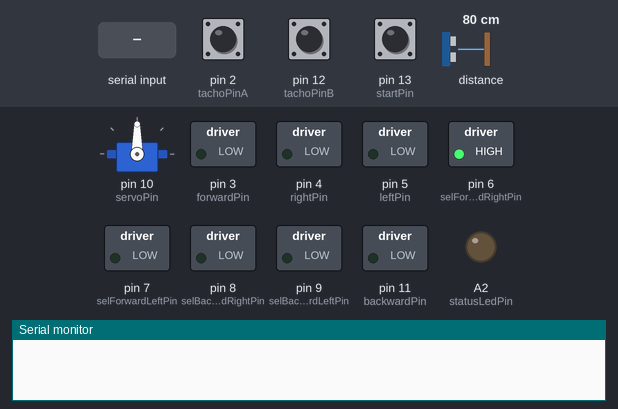
This sketch was run on a simulated Arduino Uno, built with avr-gcc and run on an emulated ATmega328P. Shown: servo, switched loads named in the sketch (green lamp = pin HIGH), output pins drawn as LEDs (lit = HIGH), the last lines printed to the serial monitor. Dashed ring = blinking. Inputs (shaded band) come from the test bench; at power-on: pin 13 (startPin) HIGH, pin 2 (tachoPinA) HIGH, pin 12 (tachoPinB) HIGH, distance to the obstacle 80 cm.

Above: at 0.04 s.
1.3 s: "<90,45,200>" received over Serial
At 2.43 s:
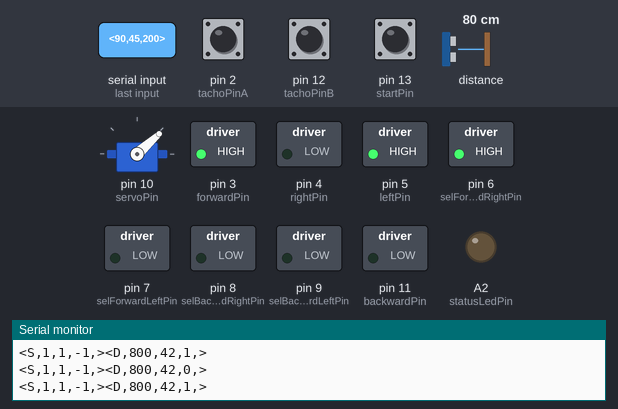
4.3 s: "<30,150,10>" received over Serial
At 5.44 s:
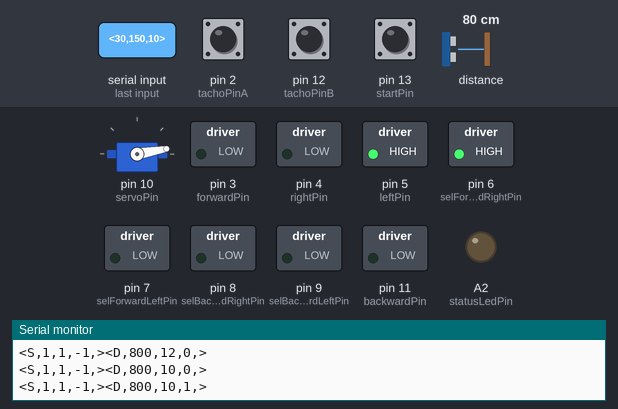
7.3 s: "<90>" received over Serial
At 7.9 s:
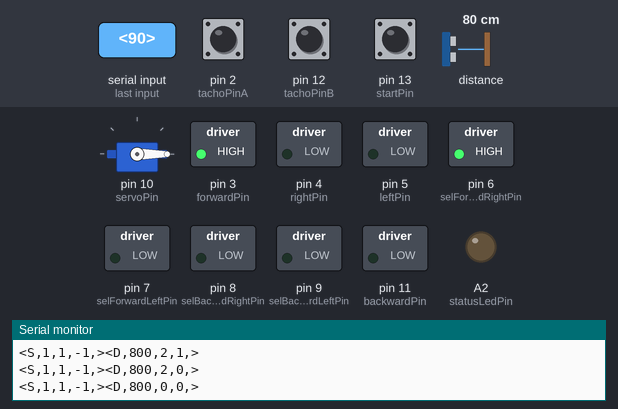
10.3 s: "<30,150,10,200>" received over Serial
At 12.74 s:
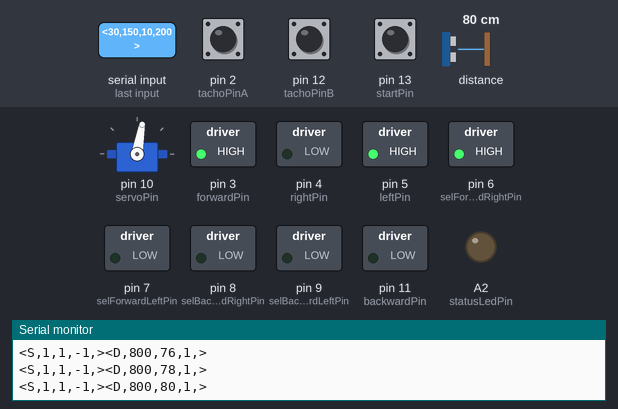
13.3 s: "<0>" received over Serial
16.3 s: pin 13 (startPin) pulled LOW for 3.2 s
Timing chart, 0 to 23.5 s (numbered marks = the images above; inputs shaded):
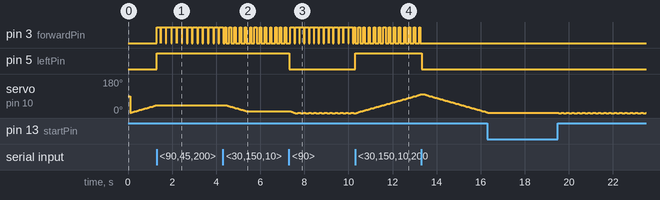

Measured:
- after the input at 1.3 s, pin 3 (forwardPin): alternates HIGH for 0.19 s and LOW for 0.05 s, starting at once; pin 5 (leftPin): LOW → HIGH at once; servo on pin 10 (servoPin): stays 42° (without the input it goes to 44° after 0.05 s)
- after the input at 4.3 s, servo on pin 10 (servoPin): moves from 42° to 10° over 0.91 s, starting after 0.15 s
- after the input at 7.3 s, pin 5 (leftPin): HIGH → LOW at once
- after the input at 10.3 s, pin 5 (leftPin): LOW → HIGH at once
- after the input at 13.3 s, pin 3 (forwardPin): stops changing and stays LOW; pin 5 (leftPin): HIGH → LOW at once

The sketch:

car_control.ino
```cpp
/*
 *
 *
 * ” Car control”
 * Implementerad på en Arduino Uno
 * Utveckla en app som autonomt kan köra en liten 4hjulig bil i ett rum och undvika alla hinder
 * i dess väg, samt att kunna köra en rundbana känna igen banan och optimera kommande varv på banan.
 * Fas 1: att genom kommandon över bluetooth starta stoppa backa och styra höger eller
 * vänster med variabel hastighet och variabelt styrutslag.
 * Fas 2: Integrera avståndssensorer(1-6) i kontrolloopen så bilen stannar eller väjer för hinder.
 * Fas 3: Integrera kompass och tachometer så att riktning och disans loggas
 * Fas 5: Integrera en 2:a processor med större beräkningskapacitet och minne.
 * Fas 6: Utveckla algoritmer för att välja väg baserat på Robot SM:s regler för
 * Folkrace Standard max vikt 1000 gram storlek bredd x längd x höjd 150 x 200 x 150
 * ej (1:87 1000 30 x 276 x 52* )
 * Roboten skall kunna ta sig runt banan på mindre än 3 minuter.
 * Banans underlag är mestadels matt svart. Sargerna är vita och c:a 80% av klassens maxhöjd.
 * Banans bredd varierar, men är håller generellt en bredd på 5*(klassens bredd). Dock alltid
 * minst 3*(klassens bredd).Banan kan ha enklare hinder, t.ex. små kullar och pelare vid sargen.
 * Pelarnas bredd är minst halva klassens bredd. Färger på banan kan även skilja sig på vissa
 * ställen. Ju mindre klassen är desto snällare kommer banan att vara vad det gäller kullar och
 * markfrigång. Kullarnas maximala lutning är 25° och höjd maximalt 1.5*(klassens höjd). Minsta
 * rekommenderade markfrigång är 10% av klassens höjd.
 * Det finns två markeringar på banan (en startlinje och en mittlinje). Färgen på är
 * ospecificerad och kan variera.
 * innerradie min 75 mm ytterradie 875 mm
 * 2018-07-06 Fas 1 Klar
 * Testat styrning via bluetooth fungerar ok vändradie ca 100 cm (behöver halveras)
 * motorstyrning fungerar dock lite ryckig behver förbättras
 * Android app fungerar men krashar behöver rättas
 * 2019-03-22
 * Adderat kraftfullare processor STM32F303RE och en kompass QMS5883L
 * och integrerat kommunikation
 * mellan processorerna.
 * 2019-03-28
 * Anslutit blutooth modul för debugging.Skrivit om readspeed så att den
 * förhoppningsvis fungerar.
 * 2019-03-29
 * Debuggat kompassen ej fått den att fungera. verkar finnas på I2C bussen men får inga data från den.
 * Städat upp car_control och börjat skriva på driver.
 *
 */
#include <OneWire.h>
#include "Adafruit_VL53L0X.h"
#include <Servo.h>

Adafruit_VL53L0X lox = Adafruit_VL53L0X();
Servo myservo;  // create servo object to control a servo
// twelve servo objects can be created on most boards
//int minPos = 88;   // variable to store the servo min position 0 - 179
//int maxPos = 89; // variable to store the servo max position  1 - 180
int minPos = 0;   // variable to store the servo min position 0 - 179
int maxPos = 180; // variable to store the servo max position  1 - 180
int pos = minPos;      // variable to store the servo position
int servoStep = 2;      // variable to store the servo step size 1 - 179
boolean servoUp;    // boolean to store the servo direction

// constants won't change. Used here to set a pin number :
const int backwardPin = 11;     // Bakåt Hög signal för bakåt OC2A
const int forwardPin =  3;     // Framåt Hög signal för framåt OC2B
const int rightPin =    4;     // Höger Hög signal för höger
const int leftPin =     5;     // Vänster Hög signal för vänster
const int selForwardRightPin =    6;     // Select VL53L0x fram höger
const int selForwardLeftPin =     7;     // Select VL53L0x fram vänster
const int selBackwardRightPin =   8;     // Select VL53L0x bak höger
const int selBackwardLeftPin =    9;     // Select VL53L0x bak vänster
const int servoPin =             10;     // VL53L0x Servocontrol +- 45 degrees forward
const int tachoPinA             = 2;     // Taco pulses 16 pulser/varv ca 8,8 mm/puls från
                                         // vänster framhjul
const int tachoPinB             = 12;    // Taco pulses 16 pulser/varv ca 8,8 mm/puls från
                                         // vänster framhjul
const int startPin = 13;                 // Enable start when high
const int compassXPin =     A0;     // Compass x analog value
const int compassYPin =     A1;     // Compass y analog
const int statusLedPin =    A2;     // Status led
const int LedSteady =       1;     // Status led lit
const int LedFlasingFast =  2;     // Status led blinkar snabbt
const int LedFlashingSlow = 3;     // Status led blinkar långsamt
const long interval1 = 2;           // interval at which to update motor(milliseconds)
const long intervalDistanceMeasurment = 60;  // interval at which to upate distance reading
                                              // (milliseconds)min 30
const long intervalServoControl = 30;

// Variables will change :
int carSpeed = 0;             // Backwards or Forward speed -127 to 128
int steering = 0;             // Steering angle -127 to 128
int speedProcent = 0;
int steerProcent = 0;
int compassXvalue = 0;
int compassYvalue = 0;
int compass = 0;             // 0 to 359 degrees where 0 is travelling north
int rawCompass = 0;
int upLimit = 0;
int a_Curve = 0;
int b_Curve = 0;
int lowLimit = 0;
int crossZero = 0;
int compDisp = 0;
int spread = 0;
int scale = 0;
int oldSensorValueA = 0;
int oldSensorValueB = 0;
int oldAB = 0;
int sensorCount = 0; // Up equals forward down equals backward

//char commandMotor = 's';
//char commandSteering = 't';
bool startstate = false;


// Generally, you should use "unsigned long" for variables that hold time
// The value will quickly become too large for an int to store
unsigned long previousMillisPower = 0;        // will store last time speed
unsigned long previousMillisDistance = 0;        // will store last time distance
unsigned long previousMillisSpeed = 0;        // will store last time distance
unsigned long previousMillisSteer = 0;    // will store last time steer was updated
unsigned long previousMillisServo = 0;

const byte numChars = 32;
int lf = 10;
int cr = 13;
char receivedChars[numChars];
char tempChars[numChars];        // temporary array for use when parsing

// variables to hold the parsed data
char messageFromPC[numChars] = {"s"};
int integerFromPC = 0;
int integer2FromPC = 0;
int integer3FromPC = 1;
int integer4FromPC = 179;

boolean newData = false;


void setup() {
  // put your setup code here, to run once:

  pinMode(tachoPinA, INPUT_PULLUP);
  pinMode(tachoPinB, INPUT_PULLUP);
  pinMode(startPin, INPUT);
  //  pinMode(compassXPin, INPUT);
  //  pinMode(compassYPin, INPUT);
  pinMode(servoPin, OUTPUT);

  digitalWrite(forwardPin, LOW);
  digitalWrite(backwardPin, LOW);
  digitalWrite(rightPin, LOW);
  digitalWrite(leftPin, LOW);
  digitalWrite(selForwardRightPin, HIGH);
  digitalWrite(selForwardLeftPin, LOW);
  digitalWrite(selBackwardRightPin, LOW);
  digitalWrite(selBackwardLeftPin, LOW);
  digitalWrite(statusLedPin, LOW);           // Led släckt
  digitalWrite(tachoPinA, HIGH);
  digitalWrite(tachoPinB, HIGH);
  digitalWrite(startPin, LOW);

  pinMode(forwardPin, OUTPUT);
  pinMode(backwardPin, OUTPUT);
  pinMode(rightPin, OUTPUT);
  pinMode(leftPin, OUTPUT);
  pinMode(selForwardRightPin, OUTPUT);
  pinMode(selForwardLeftPin, OUTPUT);
  pinMode(selBackwardRightPin, OUTPUT);
  pinMode(selBackwardLeftPin, OUTPUT);
  pinMode(statusLedPin, OUTPUT);

  if (digitalRead(startPin) == LOW) {
    startstate = false;
  } else {
    startstate = true;
  }

  Serial.begin(9600);         // Connected to Bluetooth module HC-06 with a levelshifter
  // to convert 5v out from Arduino to 3,3 v in on HC-06
  // AT+BAUD4 equals 9600 Baud(default for HC 06) Can be set to 115200 with AT+BAUD8
  if (Serial.available()) {
    Serial.read();
  }
  // wait until serial port opens for native USB devices
  while (! Serial) {
    delay(1);
  }
//  Serial.println("Car_control Version 0.0.1 2019-02-15 ");
//  Serial.println("Adafruit VL53L0X test");
  if (!lox.begin()) {
//    Serial.println(F("Failed to boot VL53L0X"));
    while (1);
  }
  // power
//  Serial.println(F("VL53L0X API Simple Ranging example\n\n"));

  myservo.attach(servoPin);  // attaches the servo on servoPin to the servo object
  //  callibrateCompass();
}

//============

void loop() {
  // put your main code here, to run repeatedly:
  // command interpreter
  recvWithStartEndMarkers();
  if (newData == true) {
    strcpy(tempChars, receivedChars);
    // this temporary copy is necessary to protect the original data
    //   because strtok() used in parseData() replaces the commas with \0
    parseData();
//    showParsedData();
    newData = false;
  }
  // command interpreter
  if (digitalRead(startPin) == HIGH) { // do nothing if not started
    startstate = true;
    carSpeed = integerFromPC;
    steering = integer2FromPC;
    minPos = integer3FromPC;
    maxPos = integer4FromPC;
    motor(carSpeed);
    steer(steering);
    readDistance(1);
    controlServo();
    readSpeed(0);
  }
}
void lampOn(int  pinNumber) {
  digitalWrite(pinNumber, HIGH);
}
void lampOff(int pinNumber) {
  digitalWrite(pinNumber, LOW);
}
void motor(int localSpeed) {
  unsigned long currentMillis = millis();
  //  char test;
  if (currentMillis - previousMillisPower >= interval1) {
    // save the last time you checked
    previousMillisPower = currentMillis;
    if (speedProcent <= 100) {
      speedProcent += 1;
    } else {
      speedProcent = 0;
    }
    // if localSpeed is 0 do nothing if positive activate motor forward if negative motor backwards
    if (localSpeed < 0) {
      if (localSpeed + speedProcent < 0) {
        digitalWrite(forwardPin, LOW);
        delayMicroseconds(1000);
        digitalWrite(backwardPin, HIGH);
        //      Serial.print(millis());
        //      Serial.print("   ");
        //      Serial.println(previousMillisPower);
      } else {
        digitalWrite(forwardPin, LOW);
        digitalWrite(backwardPin, LOW);

      }
    } else if ( localSpeed > 0 ) {
      if (localSpeed - speedProcent > 0) {
        digitalWrite(backwardPin, LOW);
        delayMicroseconds(1000);
        digitalWrite(forwardPin, HIGH);
      } else {
        digitalWrite(backwardPin, LOW);
        digitalWrite(forwardPin, LOW);
      }
    }  else {
      digitalWrite(forwardPin, LOW);
      digitalWrite(backwardPin, LOW);
    }
  }
}
void steer(int localSteer) {
  unsigned long currentMillis = millis();
  //  char test;
  if (currentMillis - previousMillisSteer >= interval1) {
    // save the last time you checked
    previousMillisSteer = currentMillis;
    if (speedProcent <= 100) {
      speedProcent += 1;
    } else {
      speedProcent = 0;
    }    if (localSteer < 0) {
      if (localSteer + steerProcent < 0) {
        digitalWrite(leftPin, LOW);
        delayMicroseconds(1000);
        digitalWrite(rightPin, HIGH);
      }  else {
        digitalWrite(leftPin, LOW);
        digitalWrite(rightPin, LOW);
      }
    } else if ( localSteer > 0 ) {
      if (localSteer - steerProcent > 0) {
        digitalWrite(rightPin, LOW);
        delayMicroseconds(1000);
        digitalWrite(leftPin, HIGH);
      } else {
        digitalWrite(leftPin, LOW);
        digitalWrite(rightPin, LOW);
      }
    } else {
      digitalWrite(leftPin, LOW);
      digitalWrite(rightPin, LOW);
    }
  }
}


void readDistance(int sensor) { // Read distance from sensor
  unsigned long currentMillis = millis();
  digitalWrite(selForwardRightPin, HIGH); // Sensor 1
  if (currentMillis - previousMillisDistance >= intervalDistanceMeasurment) {
    // save the last time distance was read
    previousMillisDistance = currentMillis;
    VL53L0X_RangingMeasurementData_t measure;

    //Serial.print("Read meas.. ");
    lox.rangingTest(&measure, false); // pass in 'true' to get debug data printout!

    if (measure.RangeStatus != 4) {  // phase failures have incorrect data
      //    Serial.print("Distance (mm): "); Serial.println(measure.RangeMilliMeter);
      Serial.print("<D,"); Serial.print(measure.RangeMilliMeter); Serial.print(",");
      Serial.print(pos); Serial.print(","); Serial.print(servoUp); Serial.println(",>");
    } else {
      //    Serial.println(" out of range ");
      Serial.print("<D,700,"); Serial.print(pos); Serial.print(","); Serial.print(servoUp);
      Serial.println(",>");
    }

  }
}
/*
 * Read speed
 * 2 phase signal
 * phase A   ___|---|______|---|___
 * phase B   -|___|---|__|---|___|---
 * Ahead     -----------
 * Back                 ------------
 * AB transitions forward 01,00,10,11,01 etc
 * variable AB =           1  0  2  3
 * AB transitions back    01,11,10,00,01 etc
 * variable AB =           1  3  2  0
 */
int readSpeed(int  pinNumber) { // Reads weel tachometer
  int sensorValueA = digitalRead(tachoPinA);
  int sensorValueB = digitalRead(tachoPinB);
  switch (oldAB) {
  case 0: {
      if ( sensorValueA == 1) {
          oldAB = 2;
          sensorCount += 1;
        }
        if ( sensorValueA == 1) {
          oldAB = 1;
          sensorCount -= 1;
        }
      }
        break;
    case 1: {
        if ( sensorValueA == 1) {
          oldAB = 3;
          sensorCount -= 1;
        }
        if ( sensorValueB == 0) {
          oldAB = 0;
          sensorCount += 1;
        }
      }
        break;
    case 2: {
        if ( sensorValueA == 0) {
          oldAB = 0;
          sensorCount -= 1;
        }
        if ( sensorValueA == 1) {
          oldAB = 3;
          sensorCount += 1;
        }
      }
        break;
    case 3: {
        if ( sensorValueA == 0) {
          oldAB = 1;
          sensorCount += 1;
        }
        if ( sensorValueB == 0) {
          oldAB = 2;
          sensorCount -= 1;
        }
      }
        break;
  }
/*
 * Send values
 */
   unsigned long currentMillis = millis();
  if (currentMillis - previousMillisSpeed >= intervalDistanceMeasurment) {
    // save the last time distance was read
    previousMillisSpeed = currentMillis;
  Serial.print("<");
  Serial.print("S,");    // Speed
  Serial.print(sensorValueA);
  Serial.print(",");
  Serial.print(sensorValueB);
  Serial.print(",");
  Serial.print(sensorCount);
  Serial.print(",");
  Serial.print(">");
  return sensorCount;
  }
}

//============
/*
 * Receive with end markers
 */
void recvWithStartEndMarkers() {
  static boolean recvInProgress = false;
  static byte ndx = 0;
  char startMarker = '<';
  char endMarker = '>';
  char rc;

  while (Serial.available() > 0 && newData == false) {
    rc = Serial.read();

    if (recvInProgress == true) {
      if (rc != endMarker) {
        receivedChars[ndx] = rc;
        ndx++;
        if (ndx >= numChars) {
          ndx = numChars - 1;
        }
      }
      else {
        receivedChars[ndx] = '\0'; // terminate the string
        recvInProgress = false;
        ndx = 0;
        newData = true;
      }
    }

    else if (rc == startMarker) {
      recvInProgress = true;
    }
  }
}

//============
/*
 * Parse data
 */
void parseData() {      // split the data into its parts

  char * strtokIndx; // this is used by strtok() as an index

  strtokIndx = strtok(tempChars, ",");     // get the first part - the string
  integerFromPC = atoi(strtokIndx);     // convert this part to an integer

  strtokIndx = strtok(NULL, ",");       // this continues where the previous call left off
  integer2FromPC = atoi(strtokIndx);    // convert this part to a integer
  strtokIndx = strtok(NULL, ",");       // this continues where the previous call left off
  integer3FromPC = atoi(strtokIndx);    // convert this part to a integer
  strtokIndx = strtok(NULL, ",");       // this continues where the previous call left off
  integer4FromPC = atoi(strtokIndx);    // convert this part to a integer

}

//============

void showParsedData() {
  //    Serial.print("Message ");
  //    Serial.println(messageFromPC);
  Serial.print(" Speed ");
  Serial.print(integerFromPC);
  //    Serial.write(cr);
  //    Serial.write(lf);
  Serial.print(" Steer ");
  Serial.println(integer2FromPC);
}
/*
 * Control servo
 */
void controlServo() {
  unsigned long currentMillis = millis();
  if (currentMillis - previousMillisServo >= intervalServoControl) {
    // save the last time servo was read
    previousMillisServo = currentMillis;
    if (servoUp) {
      if (pos <= maxPos) {
        pos += servoStep;           // goes from minPos degrees to maxPos degrees
        // in steps of 1- 179 degree
        myservo.write(pos);              // tell servo to go to position in variable 'pos'
        // waits 15ms for the servo to reach the position
      } else {
        servoUp = false;
      }
    } else {
      if (pos > minPos) {
        pos -= servoStep;           // goes from minPos degrees to maxPos degrees
        // in steps of 1 - 179 degree
        myservo.write(pos);              // tell servo to go to position in variable 'pos'
        // waits 15ms for the servo to reach the position
      } else {
        servoUp = true;
      }
    }
  }
}
```
